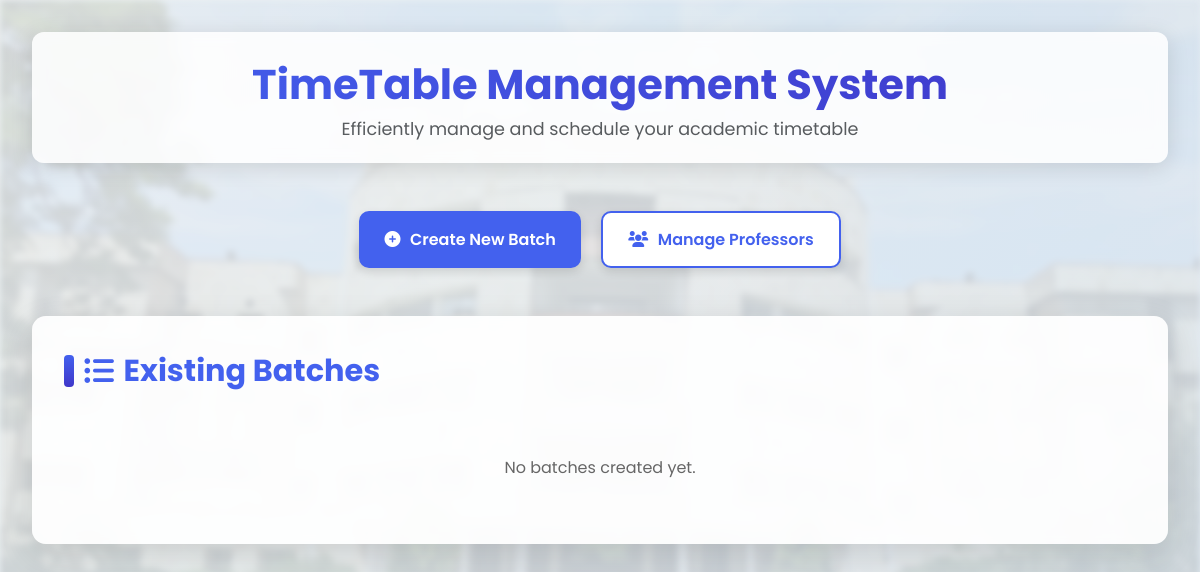
The app's page /departments/2, older data.
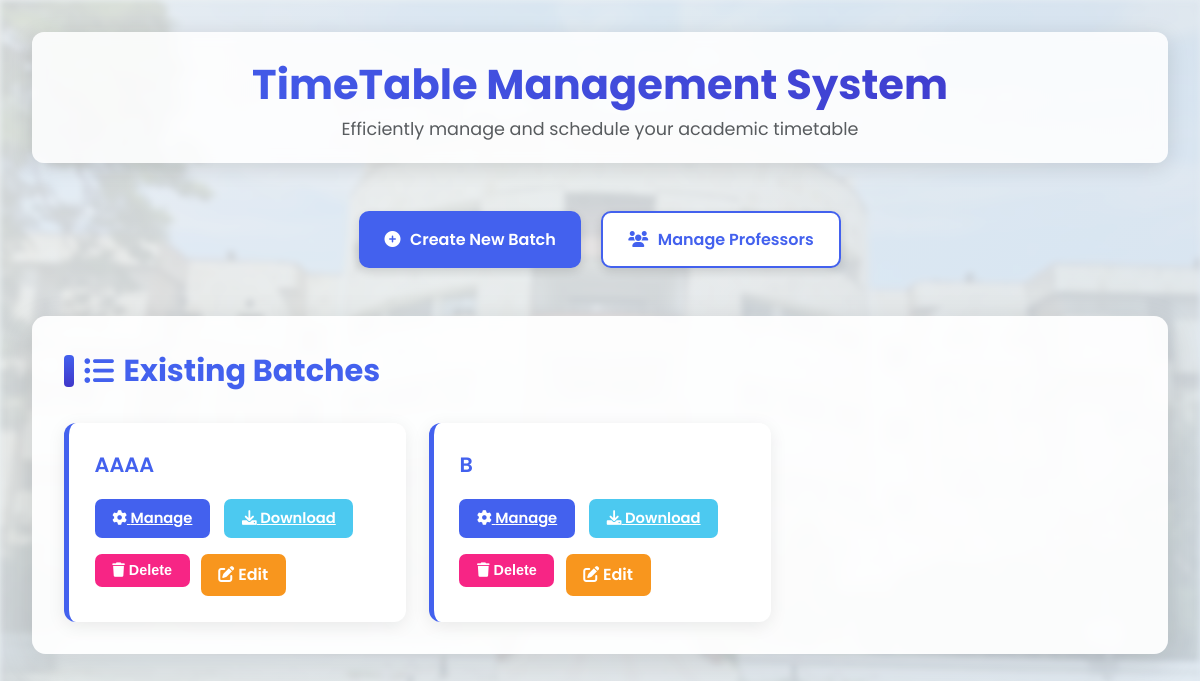
The same page, newer data.
### app.py (models this page shows)
class Batch(db.Model):
    id = db.Column(db.Integer, primary_key=True)
    name = db.Column(db.String(50), unique=True, nullable=False)
    capacity = db.Column(db.Integer, nullable=False)
    courses = db.relationship('Course', backref='batch', lazy=True)
    odd_sem = db.Column(db.Boolean, default=False,nullable=False)
    department_id = db.Column(db.Integer, db.ForeignKey('department.id'), nullable=False)
    department = db.relationship('Department', backref=db.backref('batches', lazy=True))

### app.py (the view)
@app.route('/departments/<int:department_id>', methods=['GET', 'POST'])
def manage_department(department_id):
    batch = Batch.query.filter_by(department_id=department_id).all()
    return render_template(
        'batches.html',
        batches=batch,
        department_id=department_id
    )

### templates/batches.html (shortened to what this page needs)
<!DOCTYPE html>
<html lang="en">
<head>
    <link rel="stylesheet"
          href="https://cdnjs.cloudflare.com/ajax/libs/font-awesome/6.0.0-beta3/css/all.min.css">
</head>
<body>
    <div class="container">
        <header>
            <h1>TimeTable Management System</h1>
            <p class="subtitle">Efficiently manage and schedule your academic timetable</p>
        </header>
        <div class="actions">
            <a href="{{ url_for('create_batch', department_id=department_id) }}" class="btn btn-primary">
                <i class="fas fa-plus-circle"></i> Create New Batch
            </a>
            <a href="{{ url_for('manage_professors', department_id=department_id) }}" class="btn btn-secondary">
                <i class="fas fa-users"></i> Manage Professors
            </a>
        </div>
        <div class="card-container">
            <h2><i class="fas fa-list-ul"></i> Existing Batches</h2>
            {% if batches %}
            <div class="batch-list">
                {% for batch in batches %}
                <div class="batch-card">
                    <div class="batch-name">{{ batch.name }}</div>
                    <div class="batch-actions">
                        <a href="{{ url_for('manage_batch', batch_id=batch.id) }}" class="batch-btn manage">
                            <i class="fas fa-cog"></i> Manage
                        </a>
                        <a href="{{ url_for('download_timetable', batch_id=batch.id) }}" class="batch-btn download">
                            <i class="fas fa-download"></i> Download
                        </a>
                    </div>
                    <div style="margin-top: 1rem; display: flex; gap: .7rem;">
                        <form action="{{ url_for('delete_batch', id=batch.id) }}" method="post">
                            <button type="submit" class="delete-btn"
                                onclick="return confirm('Delete {{ batch.name }}?')">
                                <i class="fas fa-trash"></i> Delete
                            </button>
                        </form>
                        <a href="{{ url_for('edit_batch', id=batch.id,department_id=department_id) }}" class="edit-btn">
                            <i class="fas fa-edit"></i> Edit
                        </a>
                    </div>
                </div>
                {% endfor %}
            </div>
            {% else %}
            <p style="text-align:center; padding:2rem; color:#666;">No batches created yet.</p>
            {% endif %}
        </div>
    </div>
</body>
</html>

Row changes from the older to the newer data that the page shows:
added Batch: name "AAAA"
added Batch: name "B"
Text that changed along with them:
text no longer shown: "No batches created yet."
